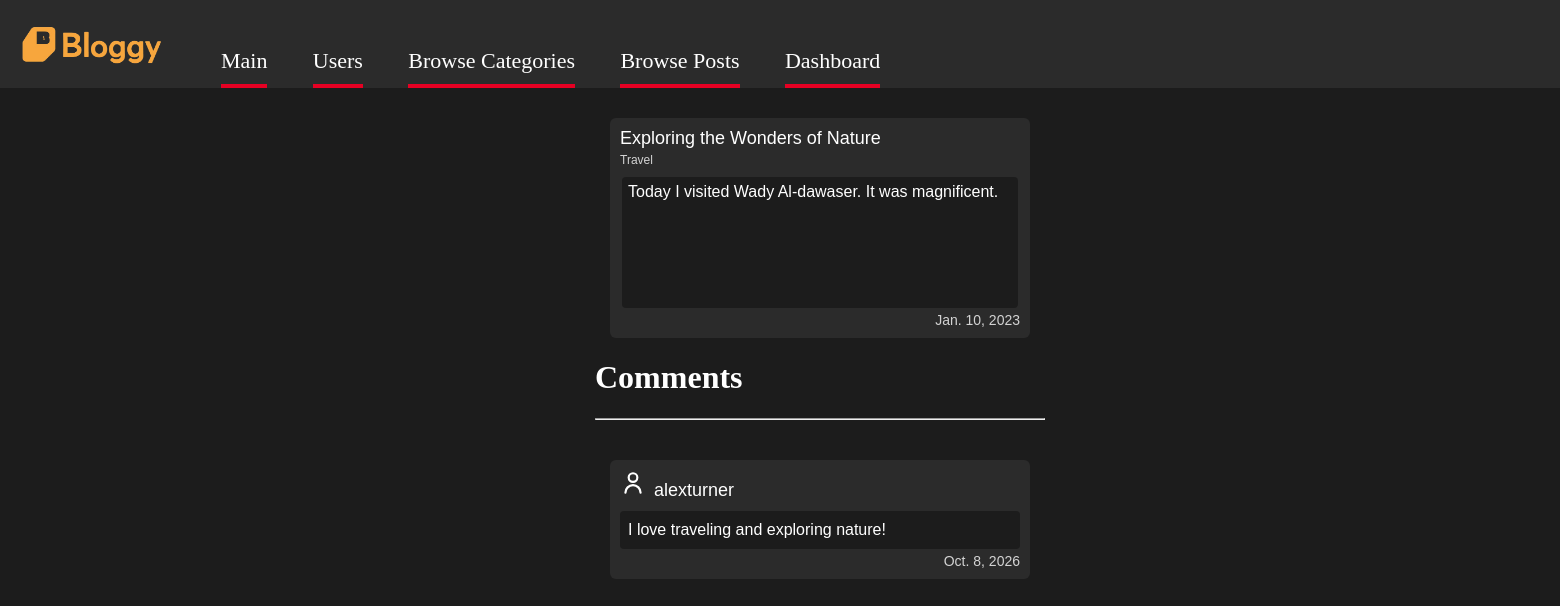
The page /posts/post/3 on the database its author committed.
### blogs/models.py (models this page shows)
class Post(models.Model):
    category = models.ForeignKey(Category, on_delete=models.CASCADE)
    title = models.CharField(max_length=50)
    content = models.TextField()
    date_published = models.DateField()

class Category(models.Model):
    name = models.CharField(max_length=50)

class Comment(models.Model):
    post_id = models.ForeignKey(Post, on_delete=models.CASCADE)
    user_id = models.ForeignKey(User, on_delete=models.CASCADE)
    content = models.TextField()
    date_published = models.DateField()

### blogs/views.py (the view)
# urls.py: path('posts/post/<int:id>', views.post, name='post'),
def post(request, id):
   post = Post.objects.select_related().get(id=id)
   comments = Comment.objects.filter(post_id=id)
   template = loader.get_template('post.html')
   context = {
      'post' : post,
      'comments': comments,
   }
   return HttpResponse(template.render(context, request))

### blogs/templates/post.html (shortened to what this page needs)
{% extends 'master.html' %}
{% block body %}
<div class="grid-item">
    <div class="title">{{ post.title }}</div>
    <div class="category">{{ post.category.name }}</div>
    <div class="content">{{ post.content }}</div>
    <div class="date">{{ post.date_published }}</div>
</div>
<div class="divider">
    <h1>Comments</h1>
    <hr>
</div>
{% for comment in comments %}
<div class="comment-item">
    <div class="commentor">{{ comment.user_id.username }}</div>
    <div class="content">{{ comment.content }}</div>
    <div class="date">{{ comment.date_published }}</div>
</div>
{% endfor %}
{% endblock %}

### blogs/static/blogs/css/root.css (style rules this page uses)
h1, h2 { color: white; }
body { margin: 0; background-color: #1c1c1c }

### blogs/static/blogs/css/posts.css (style rules this page uses)
.grid-item { display: flex; width: 400px; height: 200px; background-color: #2b2b2b; color: white; padding: 10px; flex-direction: column; align-items: left; font-size: 18px; margin: 0 auto 10px; border-radius: 6px; font-family: 'Arial'; }
.title { font-size: 18px; }
.category { font-size: 12px; color: lightgray; margin: 4px 0 10px; }
.content { width: 96%; height: 120px; padding: 6px; margin: 0 auto; border-radius: 4px; background-color: #1c1c1c; font-size: 16px; }
.date { direction: rtl; font-size: 14px; margin-top: 4px; color: lightgray; }
.divider { width: 450px; margin: 0 auto 40px; color: white; }
.comment-item { display: flex; width: 400px; height: auto; background-color: #2b2b2b; color: white; padding: 10px; flex-direction: column; align-items: left; font-size: 18px; margin: 0 auto 10px; text-decoration: none; border-radius: 6px; font-family: 'Arial'; }
.comment-item .content { height: auto; margin-top: 10px; padding: 10px 8px; }

### rows shown on the page
Post: title "Exploring the Wonders of Nature", category.name "Travel", content "Today I visited Wady Al-dawaser. It was magnificent.", date_published "Jan. 10, 2023"
Comment: user_id.username "alexturner", content "I love traveling and exploring nature!", date_published "Oct. 8, 2026"
